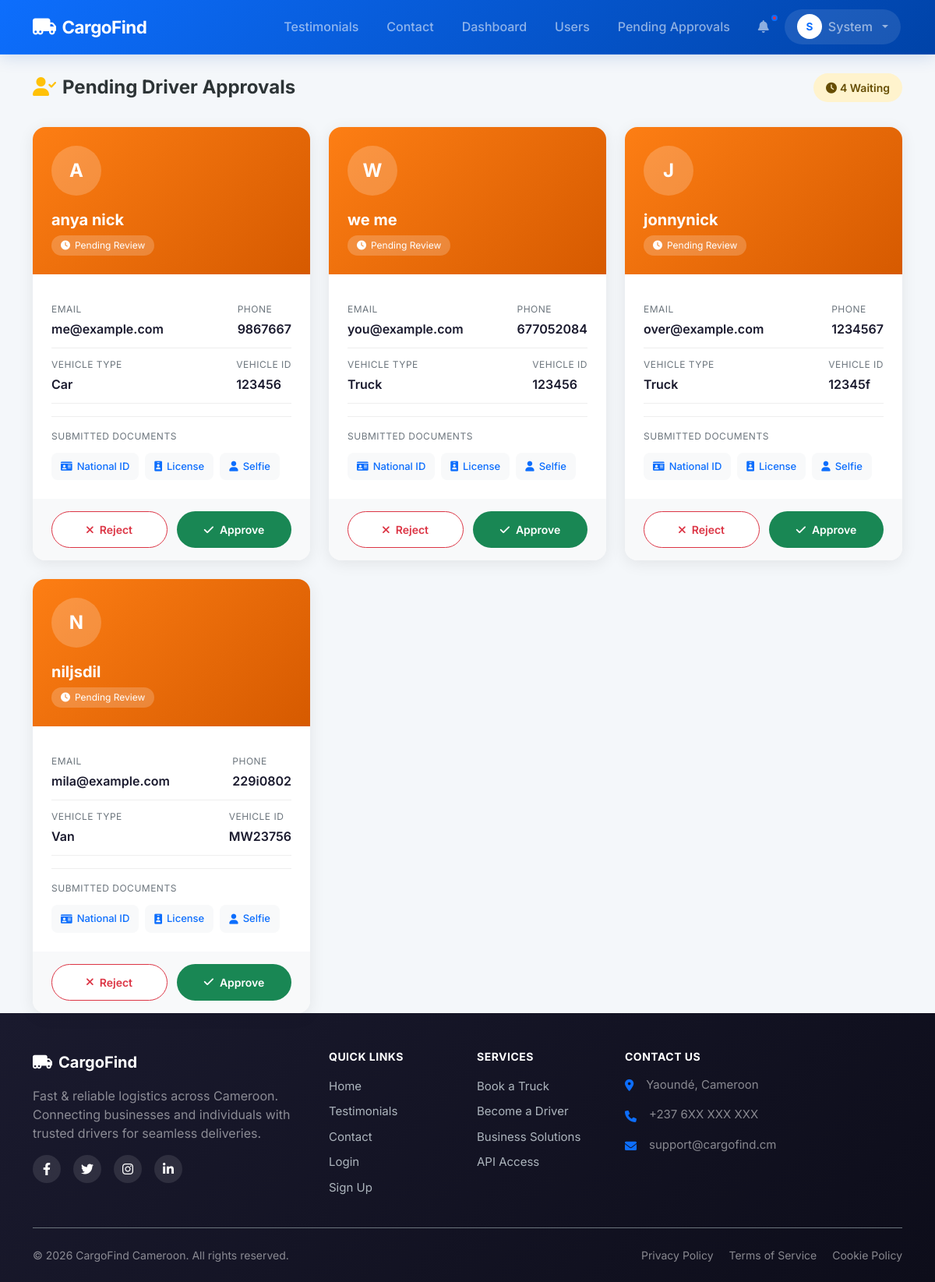
The page /admin/drivers/pending (signed in) on the database its author committed.
### models.py (models this page shows, shortened)
class User(UserMixin, db.Model):
    id = db.Column(db.Integer, primary_key=True)
    email = db.Column(db.String(120), unique=True, nullable=False)
    phone = db.Column(db.String(20), unique=True, nullable=False)
    password_hash = db.Column(db.String(255), nullable=False)
    full_name = db.Column(db.String(100), nullable=False)
    address = db.Column(db.String(200))
    role = db.Column(db.String(20), nullable=False) # 'customer', 'driver', 'admin'
    vehicle_type = db.Column(db.String(50)) # 'car', 'van', 'truck'
    vehicle_id = db.Column(db.String(50))
    id_card_url = db.Column(db.String(255))
    selfie_url = db.Column(db.String(255))
    license_url = db.Column(db.String(255))
    is_verified = db.Column(db.Boolean, default=False)
    registration_otp = db.Column(db.String(6))
    is_active = db.Column(db.Boolean, default=False)
    is_approved = db.Column(db.Boolean, default=False) # Admin approval
    current_lat = db.Column(db.Float)
    current_lng = db.Column(db.Float)
    deliveries_as_customer = db.relationship('Delivery', backref='customer', foreign_keys='Delivery.customer_id')
    deliveries_as_driver = db.relationship('Delivery', backref='driver', foreign_keys='Delivery.driver_id')
    notifications = db.relationship('Notification', backref='user', lazy=True)
    wallet = db.relationship('Wallet', backref='user', uselist=False)

### app.py (the view)
@app.route('/admin/drivers/pending')
@login_required
def admin_pending_drivers():
    if current_user.role != 'admin':
        return redirect(url_for('index'))
    pending_drivers = User.query.filter_by(role='driver', is_approved=False).all()
    return render_template('admin/pending_drivers.html', drivers=pending_drivers)

### templates/admin/pending_drivers.html (shortened to what this page needs)
{% extends "base.html" %}
{% block content %}
<div class="pending-page">
    <div class="page-header">
        <h2><i class="fas fa-user-check text-warning me-2"></i>Pending Driver Approvals</h2>
        {% if drivers %}
        <span class="header-badge">
            <i class="fas fa-clock me-1"></i>{{ drivers|length }} Waiting
        </span>
        {% endif %}
    </div>
    {% if drivers %}
    <div class="driver-cards">
        {% for driver in drivers %}
        <div class="driver-card">
            <div class="driver-card-header">
                <div class="driver-avatar">{{ driver.full_name[0]|upper }}</div>
                <div class="driver-name">{{ driver.full_name }}</div>
                <span class="driver-status">
                    <i class="fas fa-clock"></i> Pending Review
                </span>
            </div>
            <div class="driver-card-body">
                <div class="info-row">
                    <div>
                        <div class="info-label">Email</div>
                        <div class="info-value">{{ driver.email }}</div>
                    </div>
                    <div>
                        <div class="info-label">Phone</div>
                        <div class="info-value">{{ driver.phone }}</div>
                    </div>
                </div>
                <div class="info-row">
                    <div>
                        <div class="info-label">Vehicle Type</div>
                        <div class="info-value text-capitalize">{{ driver.vehicle_type }}</div>
                    </div>
                    <div>
                        <div class="info-label">Vehicle ID</div>
                        <div class="info-value">{{ driver.vehicle_id }}</div>
                    </div>
                </div>
                <div class="documents-section">
                    <div class="documents-title">Submitted Documents</div>
                    <div class="document-links">
                        {% if driver.id_card_url %}
                        <a href="{{ url_for('static', filename='uploads/' + driver.id_card_url) }}" target="_blank" class="doc-link">
                            <i class="fas fa-id-card"></i> National ID
                        </a>
                        {% else %}
                        <span class="doc-link missing">
                            <i class="fas fa-times-circle"></i> National ID
                        </span>
                        {% endif %}
                        {% if driver.license_url %}
                        <a href="{{ url_for('static', filename='uploads/' + driver.license_url) }}" target="_blank" class="doc-link">
                            <i class="fas fa-id-badge"></i> License
                        </a>
                        {% else %}
                        <span class="doc-link missing">
                            <i class="fas fa-times-circle"></i> License
                        </span>
                        {% endif %}
                        {% if driver.selfie_url %}
                        <a href="{{ url_for('static', filename='uploads/' + driver.selfie_url) }}" target="_blank" class="doc-link">
                            <i class="fas fa-user"></i> Selfie
                        </a>
                        {% else %}
                        <span class="doc-link missing">
                            <i class="fas fa-times-circle"></i> Selfie
                        </span>
                        {% endif %}
                    </div>
                </div>
            </div>
            <div class="driver-card-footer">
                <a href="{{ url_for('reject_driver', user_id=driver.id) }}" class="btn-action btn-reject" onclick="return confirm('Are you sure you want to reject and delete this driver account?')">
                    <i class="fas fa-times"></i> Reject
                </a>
                <a href="{{ url_for('approve_driver', user_id=driver.id) }}" class="btn-action btn-approve">
                    <i class="fas fa-check"></i> Approve
                </a>
            </div>
        </div>
        {% endfor %}
    </div>
    {% endif %}
</div>
{% endblock %}

### templates/base.html (shortened to what this page needs)
<!DOCTYPE html>
<html lang="en">
<head>
    <link href="https://cdn.jsdelivr.net/npm/bootstrap@5.3.0/dist/css/bootstrap.min.css" rel="stylesheet">
    <link rel="stylesheet" href="https://cdnjs.cloudflare.com/ajax/libs/font-awesome/6.0.0/css/all.min.css">
    <link rel="stylesheet" href="https://unpkg.com/leaflet@1.9.4/dist/leaflet.css" />
    <link rel="stylesheet" href="{{ url_for('static', filename='css/style.css') }}">
</head>
<body>
    <nav class="navbar navbar-expand-lg navbar-dark sticky-top">
        <div class="container">
            <a class="navbar-brand" href="{{ url_for('index') }}">
                <i class="fas fa-truck-moving"></i>
                <span>CargoFind</span>
            </a>
            <div class="collapse navbar-collapse" id="navbarNav">
                <ul class="navbar-nav ms-auto align-items-lg-center">
                    <li class="nav-item">
                        <a class="nav-link" href="{{ url_for('testimonials') }}">
                             Testimonials
                        </a>
                    </li>
                    <li class="nav-item">
                        <a class="nav-link" href="{{ url_for('contact') }}">
                             Contact
                        </a>
                    </li>
                    {% if current_user.is_authenticated %}
                        {% if current_user.role == 'customer' %}
                            <li class="nav-item">
                                <a class="nav-link" href="{{ url_for('customer_dashboard') }}">
                                    <i class="fas fa-tachometer-alt me-1 d-lg-none"></i> Dashboard
                                </a>
                            </li>
                            <li class="nav-item">
                                <a class="nav-link" href="{{ url_for('book_delivery') }}">
                                    <i class="fas fa-plus-circle me-1 d-lg-none"></i> Book Delivery
                                </a>
                            </li>
                        {% elif current_user.role == 'driver' %}
                            <li class="nav-item">
                                <a class="nav-link" href="{{ url_for('driver_dashboard') }}">
                                    <i class="fas fa-tachometer-alt me-1 d-lg-none"></i> Driver Panel
                                </a>
                            </li>
                        {% elif current_user.role == 'admin' %}
                            <li class="nav-item">
                                <a class="nav-link" href="{{ url_for('admin_dashboard') }}">
                                     Dashboard
                                </a>
                            </li>
                            <li class="nav-item">
                                <a class="nav-link" href="{{ url_for('admin_users') }}">
                                     Users
                                </a>
                            </li>
                            <li class="nav-item">
                                <a class="nav-link" href="{{ url_for('admin_pending_drivers') }}">
                                     Pending Approvals
                                </a>
                            </li>
                        {% endif %}
                        <li class="nav-item">
                            <a class="nav-link notification-badge" href="{{ url_for('notifications') }}">
                                <i class="fas fa-bell"></i>
                            </a>
                        </li>
                        <li class="nav-item dropdown">
                            <a class="nav-link nav-user dropdown-toggle" href="#" role="button" data-bs-toggle="dropdown">
                                <div class="nav-user-avatar">
                                    {{ current_user.full_name[0]|upper }}
                                </div>
                                <span class="d-none d-md-inline">{{ current_user.full_name.split()[0] }}</span>
                            </a>
                        </li>
                    {% endif %}
                </ul>
            </div>
        </div>
    </nav>
    <div class="container mt-4">
        {% block content %}{% endblock %}
    </div>
    <footer class="footer bg-dark text-white pt-5 pb-4">
        <div class="container">
            <div class="row">
                <div class="col-lg-4 col-md-6 mb-4 mb-lg-0">
                    <a href="{{ url_for('index') }}" class="footer-brand d-flex align-items-center text-white text-decoration-none mb-3">
                        <i class="fas fa-truck-moving fa-lg me-2"></i>
                        <span class="fw-bold fs-5">CargoFind</span>
                    </a>
                    <p class="text-white-50 mb-3">Fast & reliable logistics across Cameroon. Connecting businesses and individuals with trusted drivers for seamless deliveries.</p>
                    <div class="d-flex gap-3">
                        <a href="#" class="social-link"><i class="fab fa-facebook-f"></i></a>
                        <a href="#" class="social-link"><i class="fab fa-twitter"></i></a>
                        <a href="#" class="social-link"><i class="fab fa-instagram"></i></a>
                        <a href="#" class="social-link"><i class="fab fa-linkedin-in"></i></a>
                    </div>
                </div>
                <div class="col-lg-2 col-md-6 mb-4 mb-lg-0">
                    <h6 class="footer-heading text-uppercase fw-bold mb-3">Quick Links</h6>
                    <ul class="list-unstyled footer-links">
                        <li><a href="{{ url_for('index') }}" class="footer-link">Home</a></li>
                        <li><a href="{{ url_for('testimonials') }}" class="footer-link">Testimonials</a></li>
                        <li><a href="{{ url_for('contact') }}" class="footer-link">Contact</a></li>
                        <li><a href="{{ url_for('login') }}" class="footer-link">Login</a></li>
                        <li><a href="{{ url_for('register') }}" class="footer-link">Sign Up</a></li>
                    </ul>
                </div>
                <div class="col-lg-2 col-md-6 mb-4 mb-lg-0">
                    <h6 class="footer-heading text-uppercase fw-bold mb-3">Services</h6>
                    <ul class="list-unstyled footer-links">
                        <li><a href="{{ url_for('register') }}" class="footer-link">Book a Truck</a></li>
                        <li><a href="{{ url_for('register') }}" class="footer-link">Become a Driver</a></li>
                        <li><a href="{{ url_for('contact') }}" class="footer-link">Business Solutions</a></li>
                        <li><a href="{{ url_for('contact') }}" class="footer-link">API Access</a></li>
                    </ul>
                </div>
                <div class="col-lg-4 col-md-6">
                    <h6 class="footer-heading text-uppercase fw-bold mb-3">Contact Us</h6>
                    <ul class="list-unstyled footer-contact">
                        <li class="mb-3 d-flex align-items-start">
                            <i class="fas fa-map-marker-alt mt-1 me-3 text-primary"></i>
                            <span class="text-white-50">Yaoundé, Cameroon</span>
                        </li>
                        <li class="mb-3 d-flex align-items-center">
                            <i class="fas fa-phone mt-1 me-3 text-primary"></i>
                            <span class="text-white-50">+237 6XX XXX XXX</span>
                        </li>
                        <li class="mb-3 d-flex align-items-center">
                            <i class="fas fa-envelope mt-1 me-3 text-primary"></i>
                            <span class="text-white-50">support@cargofind.cm</span>
                        </li>
                    </ul>
                </div>
            </div>
            <div class="footer-bottom border-top border-secondary mt-4 pt-4 d-flex flex-column flex-md-row justify-content-between align-items-center">
                <p class="mb-2 mb-md-0 text-white-50">&copy; 2026 CargoFind Cameroon. All rights reserved.</p>
                <div class="footer-bottom-links">
                    <a href="#" class="text-white-50 text-decoration-none me-3">Privacy Policy</a>
                    <a href="#" class="text-white-50 text-decoration-none me-3">Terms of Service</a>
                    <a href="#" class="text-white-50 text-decoration-none">Cookie Policy</a>
                </div>
            </div>
        </div>
    </footer>
</body>
</html>

### rows shown on the page
User: full_name "S", full_name "System"
User: full_name "A", full_name "anya nick", email "me@example.com", phone "9867667", vehicle_type "Car", vehicle_id "123456"
User: full_name "W", full_name "we me", email "you@example.com", phone "677052084", vehicle_type "Truck", vehicle_id "123456"
User: full_name "J", full_name "jonnynick", email "over@example.com", phone "1234567", vehicle_type "Truck", vehicle_id "12345f"
User: full_name "N", full_name "niljsdil", email "mila@example.com", phone "229i0802", vehicle_type "Van", vehicle_id "MW23756"

### other values the page prints
{{ drivers|length }} "4"
